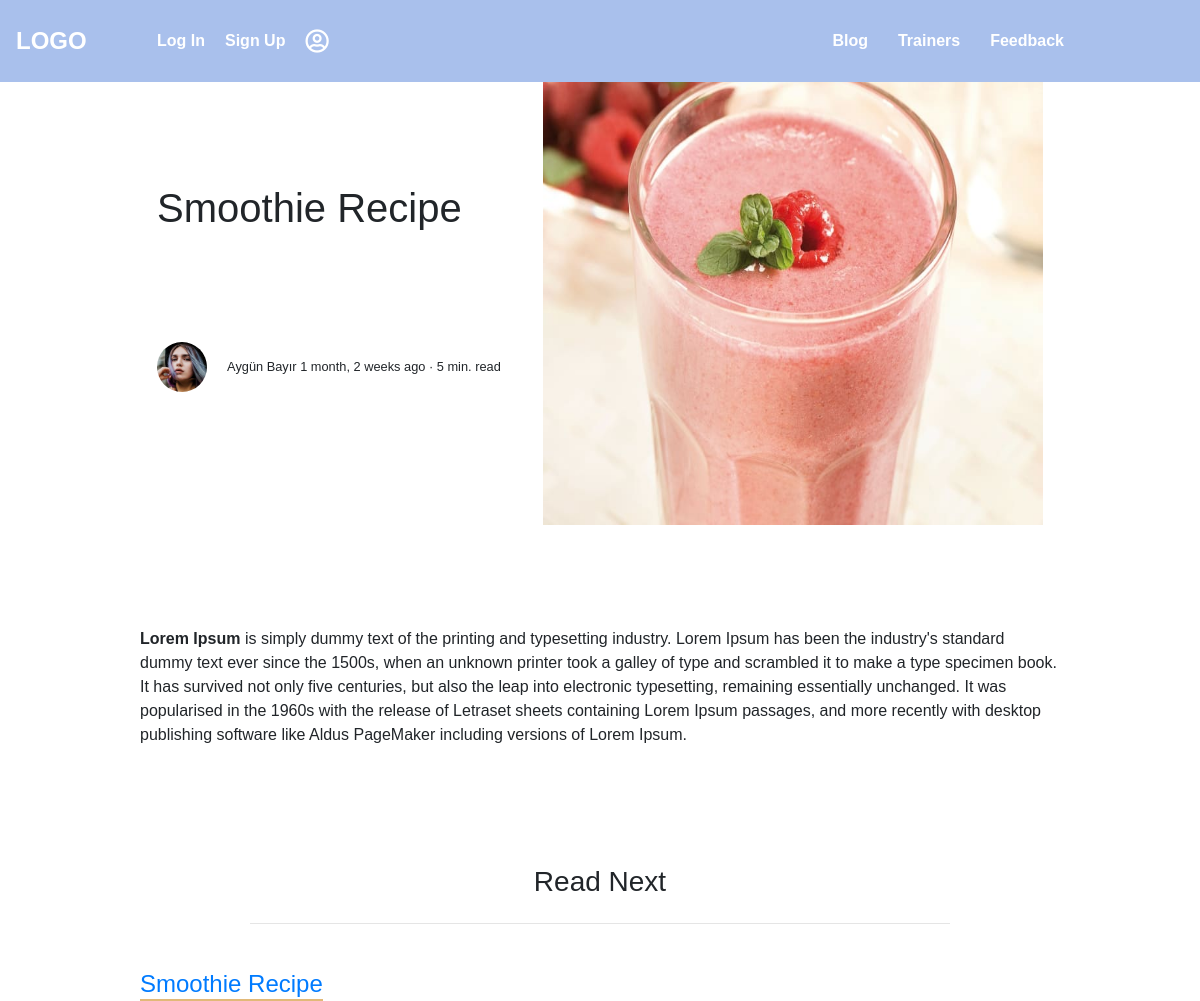
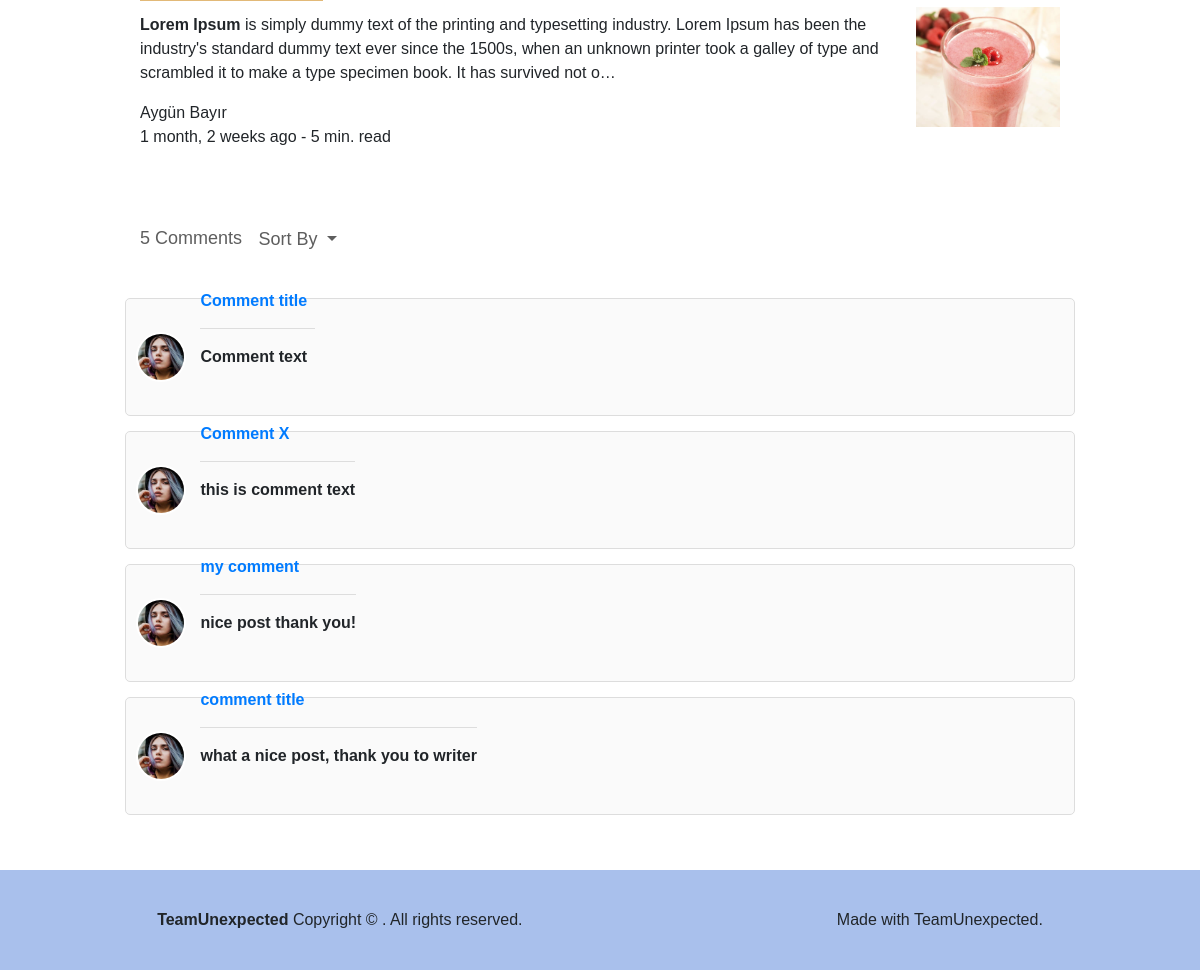
The app's page /post/smoothie-recipe-1/ with its own data (2 pictures, top to bottom).
### post/models.py (models this page shows, shortened)
class Post(models.Model):
    user = models.ForeignKey('auth.User', on_delete=models.CASCADE, verbose_name='Author', related_name='posts')
    title = models.CharField(max_length=120, verbose_name='Title')
    content = RichTextField(verbose_name='Content')
    publishing_date = models.DateTimeField(verbose_name='Release Date', auto_now_add=True)
    image = models.ImageField(null=True, blank=True, verbose_name='Cover Photo')
    slug = models.SlugField(unique=True, editable=False, max_length=130, verbose_name='Dynamic Linkage')
    category = models.ForeignKey('post.Category', on_delete=models.CASCADE, related_name='posts', verbose_name='Post Category')
    view_count = models.IntegerField(verbose_name='Number of views', default=0)
    class Meta:
        ordering = ['-publishing_date', 'id']

class Comment(models.Model):
    post = models.ForeignKey('post.Post', related_name='comments', on_delete=models.CASCADE, verbose_name='Post')
    author = models.ForeignKey('auth.User', related_name='comments', on_delete=models.CASCADE, verbose_name='Author')
    name = models.CharField(max_length=200, verbose_name='Title')
    content = models.TextField(verbose_name='Comment')
    created_date = models.DateTimeField(auto_now_add=True, verbose_name='Created Date')
    is_approved = models.BooleanField(default=False, verbose_name='Approval status')

### post/views.py (the view, shortened to what this page needs)
# urls.py: re_path(r'^(?P<slug>[\w-]+)/$', post_detail, name='detail'),
def post_detail(request, slug):
    post = get_object_or_404(Post, slug=slug)
    getcategory = Post.objects.filter(category=post.category)[:3]
    form = CommentForm(request.POST or None)
    context = {
        'post': post,
        'form': form,
        'post_in_category': getcategory,
    }
    return render(request, 'post/detail.html', context)

### templates/post/detail.html (shortened to what this page needs)
{% load static %}
<!DOCTYPE html>
<html lang="en" dir="ltr">
  <head>
    <link rel="stylesheet" href="{% static 'css/Button.css' %}" />
    <link rel="stylesheet" href="{% static 'css/Link.css' %}" />
    <link rel="stylesheet" href="{% static 'css/BlogHeader.css' %}" />
    <link rel="stylesheet" href="{% static 'css/BlogFooter.css' %}" />
    <link rel="stylesheet" href="{% static 'css/comment.css' %}" />
    <link rel="stylesheet" href="{% static 'css/Post.css' %}" />
    <link rel="stylesheet" href="https://cdnjs.cloudflare.com/ajax/libs/font-awesome/4.7.0/css/font-awesome.min.css">
    <link rel="stylesheet" href="https://maxcdn.bootstrapcdn.com/bootstrap/4.3.1/css/bootstrap.min.css">
  </head>
    <link
      rel="stylesheet"
      href="https://cdnjs.cloudflare.com/ajax/libs/font-awesome/5.14.0/css/all.min.css"
    />
  </head>
  <body>
  {% include 'header.html' %}
    <div class="header-container">
      <div class="container">
        <div class="left-side">
          <div class="left-side-container">
            <h1>
              {{ post.title }}
            </h1>
            <div class="author-inf">
              <img
                class="rounded-circle"
                src=" {% static 'Images/laura-jones.jpg' %}"
                width="70"
              />
              <small
                >{{ post.user.get_full_name }}
                <span>{{ post.publishing_date|timesince }} ago &middot; 5 min. read</span>
              </small>
            </div>
          </div>
        </div>
        <div class="right-side">
          {% if post.image %}
             <img src="{{ post.image.url }}" class="img-fluid" />
          {% endif %}
        </div>
      </div>
    </div>
    <div class="post-container">
      <div class="container">
        <p>
          {{ post.content|safe|linebreaks }}
        </p>
      </div>
    </div>
    <div class="category-posts-section">
      <div class="container">
        <h3>Read Next</h3>
        <hr style="width: 700px" />
        {% for post in post_in_category %}
            <div class="block">
            <div class="block-left-side">
              <h4>
                <a class="link-flash" href="#"
                  >{{ post.title }}</a
                >
              </h4>
              <p>
                {{ post.content|safe|linebreaks|truncatechars:300 }}
              </p>
              <p class="post-detail">{{ post.user.get_full_name }}<br />{{ post.publishing_date|timesince }} ago - 5 min. read</p>
            </div>
            {% if post.image %}
            <img src="{{ post.image.url }}" class="img-fluid" />
            {% endif %}
          </div>
        {% endfor %}
      </div>
    </div>
    <div class="comment-container">
      <div class="row">
        <div class="col-12">
          <div class="comments">
            <div class="comments-details">
              <span class="total-comments comments-sort">{{ post.comments.count }} Comments</span>
              <span class="dropdown">
                <button
                  type="button"
                  class="btn dropdown-toggle"
                  data-toggle="dropdown"
                >
                  Sort By
                </button>
              </span>
            </div>
            <br/>
        {% for comment in post.comments.all %}
            {% if comment.is_approved %}
              <div class="comment-box">
                <span class="commenter-pic">
                  <img
                      src="{% static 'Images/laura-jones.jpg' %}"
                      class="img-fluid"
                    />
                </span>
                <span class="commenter-name">
                  <a href="#">{{ comment.name }}</a>
                <p class="comment-txt more">
                  {{ comment.content|linebreaks }}
                </p>
              </div>
            {% endif %}
        {% endfor %}
          </div>
        </div>
      </div>
    </div>
    <footer>
      <div class="footer-container">
        <div class="left-side">
          <strong>TeamUnexpected</strong>
          Copyright &copy; . All rights reserved.
        </div>
        <div class="Right-side">Made with TeamUnexpected.</div>
      </div>
    </footer>
  </body>
</html>

### static/css/Link.css (style rules this page uses)
.link-flash { --ease-out-expo: cubic-bezier(0.19, 1, 0.22, 1); position: relative; }
.link-flash::before, .link-flash::after { position: absolute; content: ""; left: 0; bottom: -5px; display: block; width: 100%; height: 3px; background: rgba(214, 156, 63, 0.7); transition: 1.1s rgba(214, 156, 63, 0.7); }
.link-flash::before { transform: scaleX(0); transform-origin: left; }
.link-flash::after { transform-origin: right; transition-delay: 0.25s; }
a { color: black; text-decoration: none; }

### static/css/Blogheader.css (style rules this page uses)
* { margin: 0; padding: 0; box-sizing: border-box; font-family: "Poppins", sans-serif; }

### static/css/Blogfooter.css (style rules this page uses)
footer { width: 100%; background-color: rgb(169, 192, 236); height: 100px; margin-top: 40px; margin-right: auto; margin-left: auto; }
.footer-container { display: flex; height: 100px; align-items: center; justify-content: space-around; }

### static/css/comment.css (style rules this page uses)
.comment-container { max-width: 950px; margin: 0 auto; display: flex; }
.comments-details button.btn.dropdown-toggle, .comments-details .total-comments { font-size: 18px; font-weight: 500; color: #5e5e5e; }
.comments-details { padding: 15px 15px; }
.comments button { background-color: transparent; border: none; }
.comments .comment-box { width: 100%; float: left; height: 100%; background-color: #fafafa; padding: 10px 10px 10px; margin-bottom: 15px; border-radius: 5px; border: 1px solid #ddd; }
.comments .commenter-pic { width: 50px; height: 50px; display: inline-block; border-radius: 100%; border: 2px solid #fff; overflow: hidden; background-color: #fff; }
.comments p.comment-txt { font-size: 15px; border-bottom: 1px solid #ddd; padding: 0px 0px 15px; }
.comments .commenter-name { display: inline-block; position: relative; top: -20px; left: 10px; font-size: 16px; font-weight: bold; }

### static/css/Post.css (style rules this page uses)
* { margin: 0; padding: 0; box-sizing: border-box; font-family: "Poppins", sans-serif; }
body { background-color: #f2f3f4; }
.header-container { margin: 0 auto; max-width: 1100px; height: 550px; display: flex; justify-content: center; align-items: center; }
.header-container .container { width: 1000px; height: 500px; display: flex; align-items: center; justify-content: space-evenly; }
.header-container .container .left-side { max-width: 600px; height: 500px; display: flex; }
.header-container .container .left-side .left-side-container { display: flex; flex-direction: column; justify-content: center; max-width: 400px; height: 500px; }
.header-container .container .left-side .left-side-container h1 { margin-top: 20px; line-height: 1.5em; }
.header-container .container .left-side .left-side-container .author-inf { height: 50px; margin-top: 40px; display: flex; }
.header-container .container .left-side .left-side-container .author-inf .rounded-circle { border-radius: 40px; width: 50px; height: 50px; }
.header-container .container .left-side .left-side-container .author-inf small { justify-self: center; align-self: center; margin-left: 20px; }
.header-container .container .right-side img { max-width: 500px; height: 500px; }
.post-container { margin: 0 auto; max-width: 1100px; max-height: 1000px; display: flex; justify-content: center; align-items: center; }
.post-container .container { width: 950px; display: flex; flex-direction: column; }
.post-container .container p { margin-top: 15px; }
.category-posts-section { margin: 40px auto; max-width: 1100px; max-height: 1000px; display: flex; justify-content: center; align-items: center; }
.category-posts-section .container { max-width: 950px; display: flex; align-items: center; flex-direction: column; }
.category-posts-section .container .block { max-height: 300px; display: flex; align-items: center; margin-top: 30px; }
.category-posts-section .container .block h4 { width: 530px; }
.category-posts-section .container .block p { margin-top: 15px; }
.category-posts-section .container .block img { width: 175px; height: 120px; }

### records on screen
Post: title "Smoothie Recipe", user.get_full_name "Aygün Bayır", publishing_date "1 month, 2 weeks", image (picture), content "Lorem Ipsum is simply dummy text of the printing and typesetting industry. Lorem Ipsum has been the industry's standard dummy text ever since the 1500s, when an unknown printer took a galley of type and scrambled it to make a type specimen book. It has survived not only five centuries, but also the leap into electronic typesetting, remaining essentially unchanged. It was popularised in the 1960s with the release of Letraset sheets containing Lorem Ipsum passages, and more recently with desktop publishing software like Aldus PageMaker including versions of Lorem Ipsum.", content "Lorem Ipsum is simply dummy text of the printing and typesetting industry. Lorem Ipsum has been the industry's standard dummy text ever since the 1500s, when an unknown printer took a galley of type and scrambled it to make a type specimen book. It has survived not o…", comments.count "5"
Comment: is_approved True (drawn), name "Comment title", content "Comment text"
Comment: is_approved True (drawn), name "Comment X", content "this is comment text"
Comment: is_approved True (drawn), name "my comment", content "nice post thank you!"
Comment: is_approved True (drawn), name "comment title", content "what a nice post, thank you to writer"
